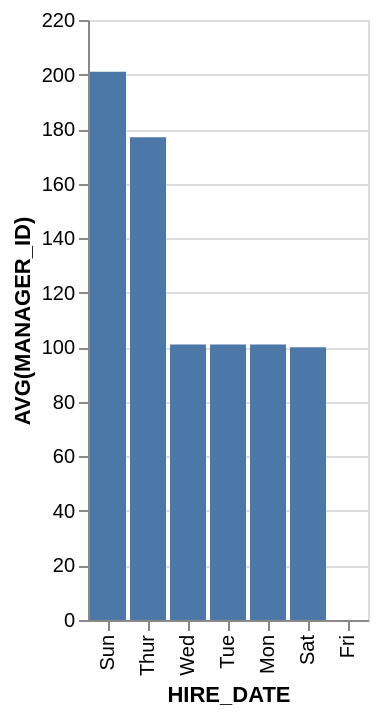

Vega-Lite specification for this chart:
### Vega-Lite specification from a JSON file in a GitHub repository (floating-point values rounded to 4 significant figures)
{"data": {"values": [{"x_data": "Sun", "y_data": 201}, {"x_data": "Thur", "y_data": 177}, {"x_data": "Wed", "y_data": 101}, {"x_data": "Tue", "y_data": 101}, {"x_data": "Mon", "y_data": 101}, {"x_data": "Sat", "y_data": 100}, {"x_data": "Fri", "y_data": 0}]}, "mark": "bar", "encoding": {"x": {"field": "x_data", "type": "nominal", "title": "HIRE_DATE", "sort": {"op": "sum", "field": "y_data", "order": "descending"}}, "y": {"field": "y_data", "type": "quantitative", "title": "AVG(MANAGER_ID)"}}}
